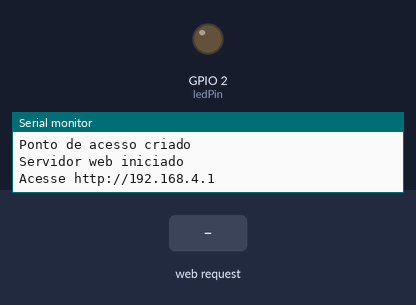
The sketch below on a simulated ESP32. Shown: output pins drawn as LEDs (lit = HIGH), the last lines printed to the serial monitor. The inputs (shaded band) are chosen by the test bench.

Above: at 1.2 s.
1.3 s: HTTP request GET /LED=ON received
At 2.5 s:
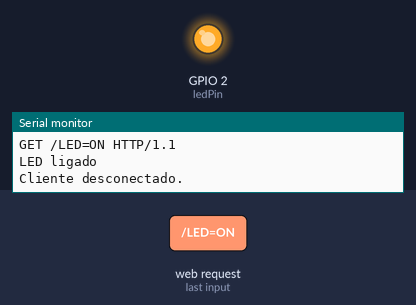
2.8 s: HTTP request GET /LED=OFF received
At 3.9 s:
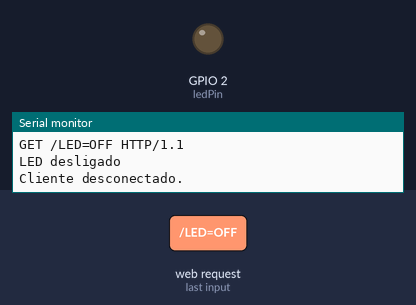
Timing chart, 0 to 5.8 s (numbered marks = the images above; inputs shaded):
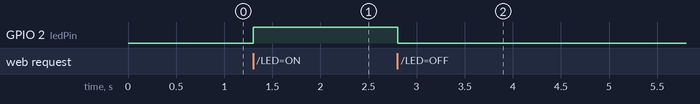

The sketch:

controlando-LED-esp32-web.ino
```cpp
#include <WiFi.h>

// Nome (SSID) e senha do ponto de acesso
const char* ssid = "MeuESP32";    // Nome do ponto de acesso
const char* password = "12345678"; // Senha do ponto de acesso

// Porta do LED
const int ledPin = 2;

// Servidor web na porta 80
WiFiServer server(80);

void setup() {
  Serial.begin(9600);

  // Configura o LED como saída
  pinMode(ledPin, OUTPUT);
  digitalWrite(ledPin, LOW); // LED começa desligado

  // Configura o ESP32 como ponto de acesso
  WiFi.softAP(ssid, password);
  Serial.println("Ponto de acesso criado");

  // Inicia o servidor web
  server.begin();
  Serial.println("Servidor web iniciado");
  Serial.print("Acesse http://192.168.4.1");
}

void loop() {
  // Verifica se há um cliente conectado
  WiFiClient client = server.available();
  if (client) {
    Serial.println("Novo cliente conectado.");
    String request = client.readStringUntil('\r');
    Serial.println(request);
    //client.flush(); // Limpa o buffer do cliente

    // Verifica se a requisição é para ligar o LED
    if (request.indexOf("/LED=ON") != -1) {
      digitalWrite(ledPin, HIGH);
      Serial.println("LED ligado");
    }
    // Verifica se a requisição é para desligar o LED
    if (request.indexOf("/LED=OFF") != -1) {
      digitalWrite(ledPin, LOW);
      Serial.println("LED desligado");
    }

    // Responde ao cliente com a página HTML estilizada
    client.println("HTTP/1.1 200 OK");
    client.println("Content-Type: text/html; charset=utf-8"); // Adiciona charset
    client.println("Connection: close");
    client.println();
    client.println("<!DOCTYPE HTML>");
    client.println("<html lang=\"pt-BR\">"); // Define o idioma como português do Brasil
    client.println("<head>");
    client.println("<title>Controle do LED interno</title>");
    // Estilo CSS
    client.println("<style>");
    client.println("body { font-family: Arial, sans-serif;  text-align: center; background-color: #f0f0f0; margin: 0; padding: 0; }");
    client.println("h1 { font-size: 56px; color: #333; }");
    client.println("button { padding: 30px 60px; font-size: 40px; margin: 10px; cursor: pointer; }");
    client.println(".btn-on { background-color: #4CAF50; color: white; border: none; }");
    client.println(".btn-off { background-color: #f44336; color: white; border: none; }");
    client.println(".btn-on:hover { background-color: #45a049; }");
    client.println(".btn-off:hover { background-color: #e53935; }");
    client.println("</style>");
    client.println("</head>");
    client.println("<body>");
    client.println("<h1>Controle do LED</h1>");
    client.println("<p><a href=\"/LED=ON\"><button class=\"btn-on\">Ligar LED</button></a></p>");
    client.println("<p><a href=\"/LED=OFF\"><button class=\"btn-off\">Desligar LED</button></a></p>");
    client.println("</body>");
    client.println("</html>");

    // Fecha a conexão com o cliente
    client.stop();
    Serial.println("Cliente desconectado.");
  }
}
```

Measured:
- after the input at 1.3 s, GPIO 2 (ledPin): LOW → HIGH at once
- after the input at 2.8 s, GPIO 2 (ledPin): HIGH → LOW at once
